Frame 1 (no input): blank canvas, image omitted
Frame 60 (the mouse pressed at the canvas centre just before this capture): blank canvas, image omitted
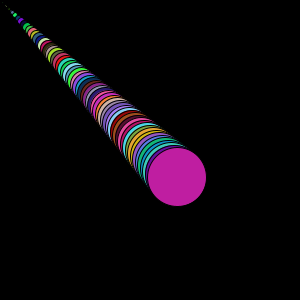
Frame 120 (the mouse held since frame 60 and released just before this capture)

The Processing sketch whose frames 1 and 60 were blank and that drew this single picture after the mouse press (run headless with seeded random() and noise(); from frame 60 on, the mouse is pressed at the canvas centre):

// Processing sketch: SetupDraw_Ellissi_Presenza
// ── SetupDraw_Ellissi_Presenza.pde
int side=300;
int pippo=0;

void setup()
{
  size(300, 300);
  background(0);
  frameRate(100);
}

int ValoreSensore()
{
  int v = 0;
  if(mousePressed)
    v = 1;
  return v;
}

void draw()
{
  int presenza = ValoreSensore();    
  if(presenza == 1 && pippo < 100)
  {
    fill(random(255), random(255), random(255));
    ellipse(pippo * 3, pippo * 3, pippo, pippo);
    pippo = pippo + 1;
  }
  
  
}
